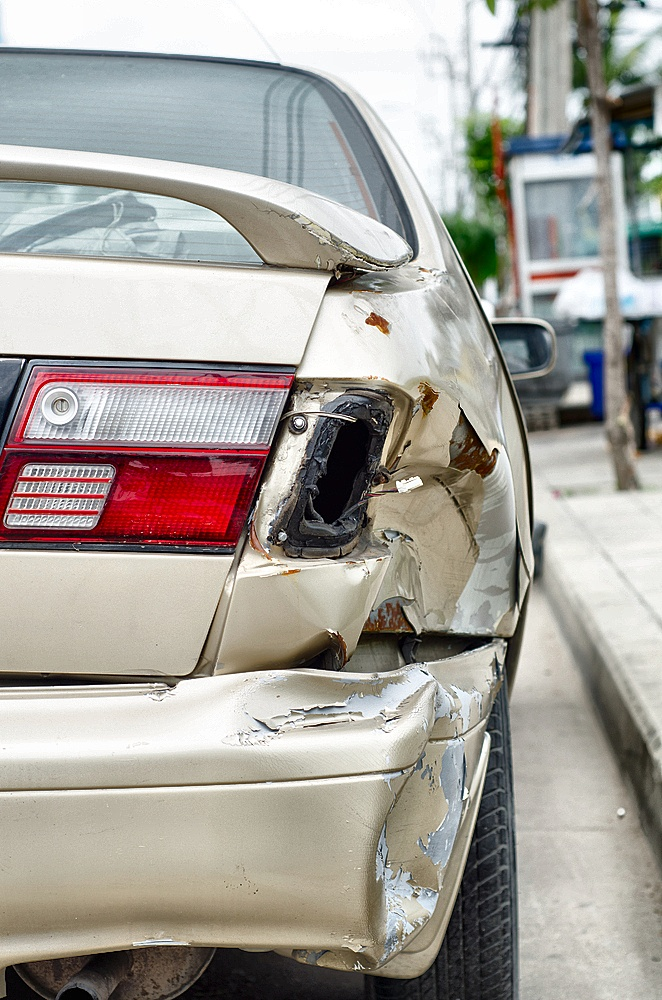
#> input picture data/images_enhanced/train/images/000028.jpg, 662 x 1000 px
$ python enhance_cardd_images.py
#> lines starting #> are read from the running program, lines starting #| are printed output that depends on the picture
# src/preprocessing/enhance_cardd_images.py
#
# scop: ia imaginile redimensionate din data/processed/cardd_resized
#       și le face puțin mai „clare” pentru damage:
#       - crește contrastul cu ~15%
#       - crește luminozitatea cu ~5%
#       salvează rezultatul în data/processed/cardd_enhanced.

from pathlib import Path
from PIL import Image, ImageEnhance

BASE_DIR = Path(__file__).resolve().parents[2]

# imagini redimensionate
RESIZED_ROOT = BASE_DIR / "data" / "processed" / "cardd_resized"

# imagini redimensionate + enhance
OUT_ROOT = BASE_DIR / "data" / "processed" / "cardd_enhanced"

# factori de ajustare (nu exagerăm)
CONTRAST_FACTOR = 1.15   # +15% contrast
BRIGHTNESS_FACTOR = 1.05 # +5% luminozitate


def enhance_image(src_path: Path, dst_path: Path):
    """aplică un tweak mic de contrast + luminozitate unei imagini."""
    dst_path.parent.mkdir(parents=True, exist_ok=True)

    with Image.open(src_path) as img:
        # contrast
#> img is the input picture: PIL image 662x1000 RGB; mean R, G, B 166.9, 162.3, 156.1
        enhancer_contrast = ImageEnhance.Contrast(img)
        img_c = enhancer_contrast.enhance(CONTRAST_FACTOR)

        # luminozitate
        enhancer_brightness = ImageEnhance.Brightness(img_c)
        img_final = enhancer_brightness.enhance(BRIGHTNESS_FACTOR)
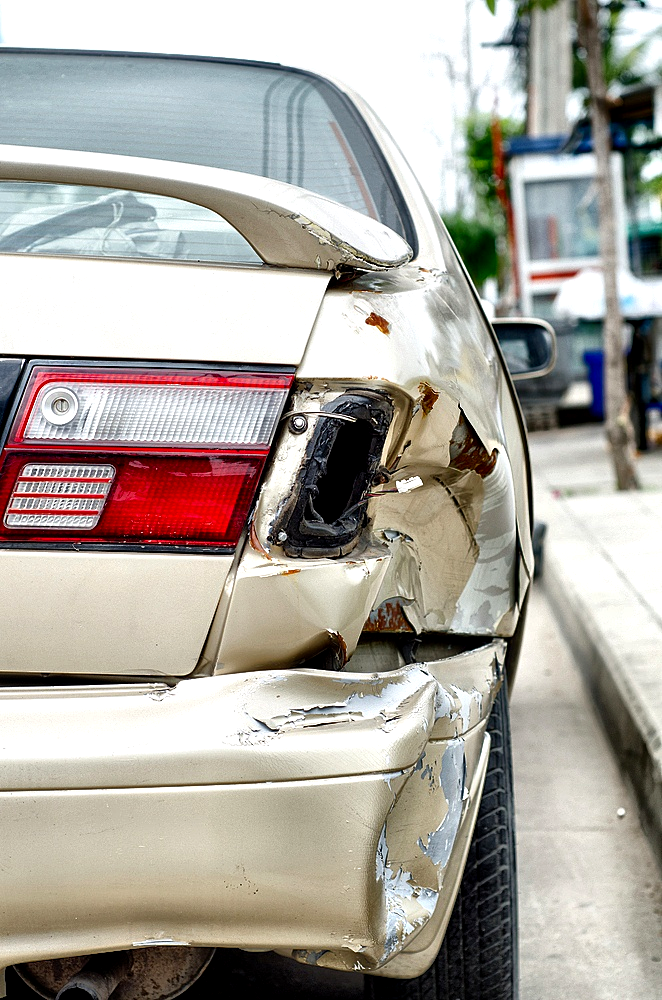
#> img_final: PIL image 662x1000 RGB; mean R, G, B 172.6, 167.6, 160.1

        img_final.save(dst_path)


def process_split(split: str):
    """
    procesează un split (train / val / test).
    citește din data/processed/cardd_resized/<split>/images
    scrie în data/processed/cardd_enhanced/<split>/images
    """
    src_dir = RESIZED_ROOT / split / "images"
    dst_dir = OUT_ROOT / split / "images"

    if not src_dir.exists():
        print(f"[WARN] Folderul sursă nu există: {src_dir}")
        return

    print(f"\n=== ENHANCE imagini pentru split-ul: {split} ===")
    count = 0
    for ext in ("*.jpg", "*.jpeg", "*.png"):
        for img_path in src_dir.glob(ext):
            dst_path = dst_dir / img_path.name
            enhance_image(img_path, dst_path)
            count += 1

    print(f"[OK] Am procesat {count} imagini pentru {split}. Rezultatul este în {dst_dir}")


def main():
    for split in ["train", "val", "test"]:
        process_split(split)
#> pass 2 of the loop in main, `for split in ["train", "val", "test"]:`:
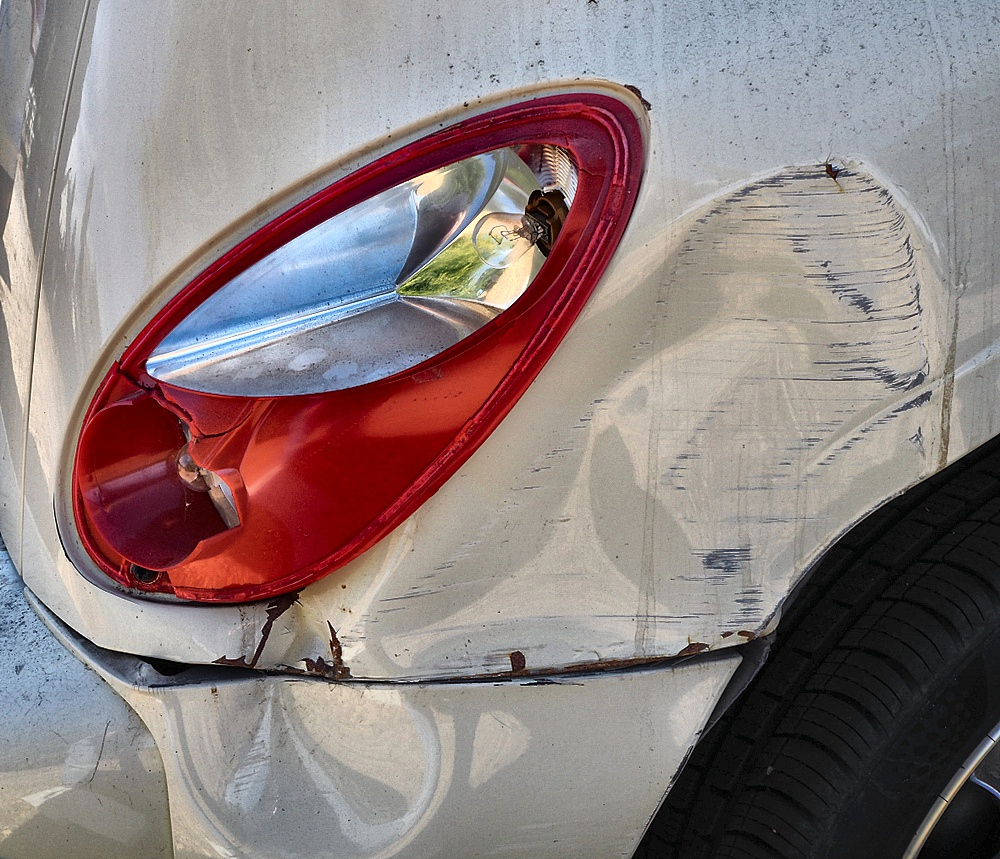
#> input picture data/images_enhanced/test/images/000069.jpg, 1000 x 859 px
#> in enhance_image, img is the input picture: PIL image 1000x859 RGB; mean R, G, B 139.9, 125.4, 125.2
#> img_c: PIL image 1000x859 RGB
#> in enhance_image (call 2), `img_final = enhancer_brightness.enhance(BRIGHTNESS_FACTOR)`:
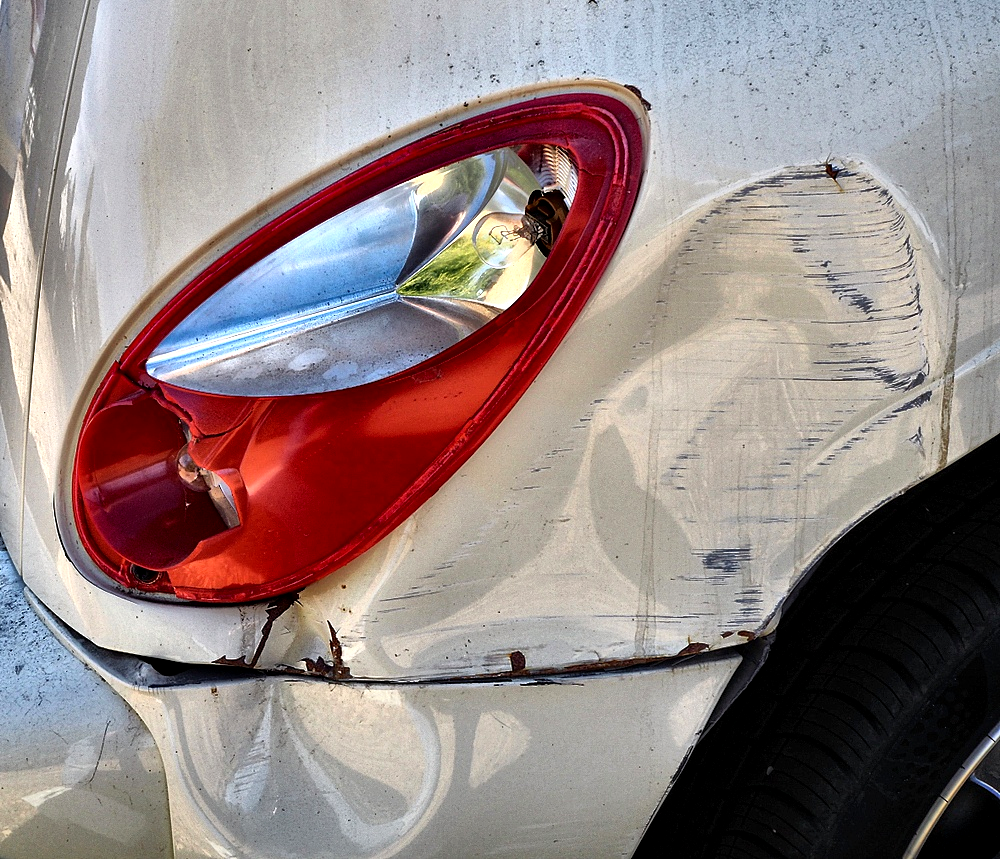
#> img_final: PIL image 1000x859 RGB; mean R, G, B 147.6, 131.6, 130.7


if __name__ == "__main__":
    main()
